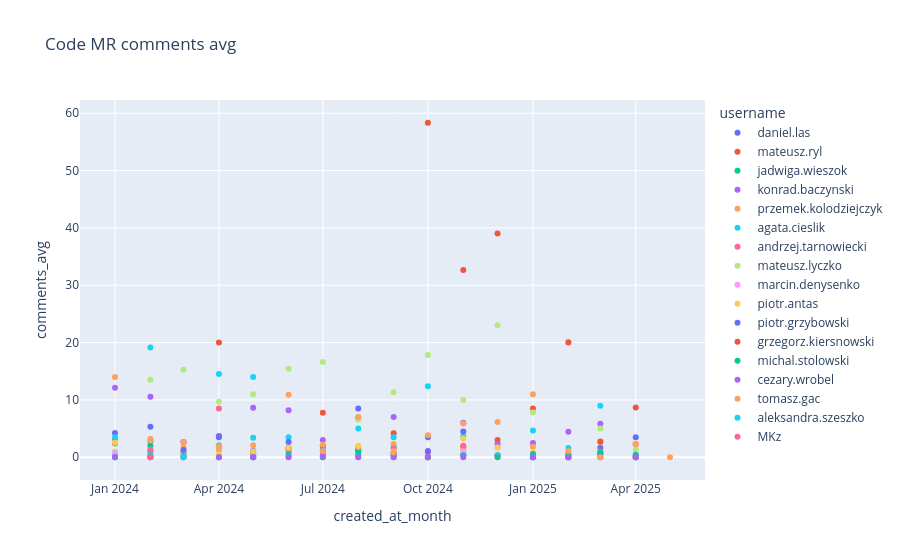

The cell this chart's notebook holds for it:
### Code cell
px.scatter(mrs_comments_by_user.where(f.col('project_type')=='code').toPandas(),x='created_at_month',y='comments_avg',color='username',title='Code MR comments avg',height=500)

### Figure 1 — Plotly figure (JSON) as saved in the notebook; plotly's stock layout.template omitted (floating-point values rounded to 4 significant figures)
{"data": [{"hovertemplate": "username=daniel.las<br>created_at_month=%{x}<br>comments_avg=%{y}<extra></extra>", "legendgroup": "daniel.las", "marker": {"color": "#636efa", "symbol": "circle"}, "mode": "markers", "name": "daniel.las", "orientation": "v", "showlegend": true, "type": "scatter", "x": ["2025-04-01T00:00:00", "2024-03-01T00:00:00", "2025-01-01T00:00:00", "2024-10-01T00:00:00", "2024-01-01T00:00:00", "2024-05-01T00:00:00", "2025-02-01T00:00:00", "2024-06-01T00:00:00", "2024-02-01T00:00:00", "2024-11-01T00:00:00", "2024-09-01T00:00:00", "2024-08-01T00:00:00", "2024-07-01T00:00:00", "2025-03-01T00:00:00", "2024-12-01T00:00:00", "2024-04-01T00:00:00"], "xaxis": "x", "y": [3.5, 2.667, 0, 3.5, 0, 1.091, 0, 1.6, 2.808, 0.5, 0.5, 1.067, 2, 1.64, 0.3636, 3.643], "yaxis": "y"}, {"hovertemplate": "username=mateusz.ryl<br>created_at_month=%{x}<br>comments_avg=%{y}<extra></extra>", "legendgroup": "mateusz.ryl", "marker": {"color": "#EF553B", "symbol": "circle"}, "mode": "markers", "name": "mateusz.ryl", "orientation": "v", "showlegend": true, "type": "scatter", "x": ["2025-02-01T00:00:00", "2025-01-01T00:00:00", "2024-11-01T00:00:00", "2024-12-01T00:00:00", "2024-07-01T00:00:00", "2024-04-01T00:00:00", "2024-02-01T00:00:00", "2024-08-01T00:00:00", "2024-10-01T00:00:00", "2024-01-01T00:00:00", "2025-04-01T00:00:00", "2025-03-01T00:00:00", "2024-09-01T00:00:00"], "xaxis": "x", "y": [0.4, 8.5, 1.8, 3, 7.75, 20, 1, 1.5, 0, 3, 0, 0.6667, 4.167], "yaxis": "y"}, {"hovertemplate": "username=jadwiga.wieszok<br>created_at_month=%{x}<br>comments_avg=%{y}<extra></extra>", "legendgroup": "jadwiga.wieszok", "marker": {"color": "#00cc96", "symbol": "circle"}, "mode": "markers", "name": "jadwiga.wieszok", "orientation": "v", "showlegend": true, "type": "scatter", "x": ["2024-06-01T00:00:00", "2024-09-01T00:00:00", "2024-05-01T00:00:00", "2024-01-01T00:00:00", "2024-10-01T00:00:00", "2024-02-01T00:00:00", "2024-08-01T00:00:00", "2024-07-01T00:00:00", "2024-04-01T00:00:00", "2024-03-01T00:00:00"], "xaxis": "x", "y": [1.556, 1.867, 0.5294, 2.417, 0, 2, 1.25, 1.938, 1.75, 0.6667], "yaxis": "y"}, {"hovertemplate": "username=konrad.baczynski<br>created_at_month=%{x}<br>comments_avg=%{y}<extra></extra>", "legendgroup": "konrad.baczynski", "marker": {"color": "#ab63fa", "symbol": "circle"}, "mode": "markers", "name": "konrad.baczynski", "orientation": "v", "showlegend": true, "type": "scatter", "x": ["2024-06-01T00:00:00", "2025-04-01T00:00:00", "2024-01-01T00:00:00", "2024-08-01T00:00:00", "2024-07-01T00:00:00", "2024-10-01T00:00:00", "2025-03-01T00:00:00", "2024-02-01T00:00:00", "2024-09-01T00:00:00", "2024-12-01T00:00:00", "2025-02-01T00:00:00", "2024-04-01T00:00:00", "2024-11-01T00:00:00", "2024-03-01T00:00:00", "2025-01-01T00:00:00", "2024-05-01T00:00:00"], "xaxis": "x", "y": [8.2, 2.25, 12.1, 6.857, 3, 1.091, 5.833, 10.57, 7, 2.333, 4.429, 3.727, 6, 0.8095, 2.5, 8.625], "yaxis": "y"}, {"hovertemplate": "username=przemek.kolodziejczyk<br>created_at_month=%{x}<br>comments_avg=%{y}<extra></extra>", "legendgroup": "przemek.kolodziejczyk", "marker": {"color": "#FFA15A", "symbol": "circle"}, "mode": "markers", "name": "przemek.kolodziejczyk", "orientation": "v", "showlegend": true, "type": "scatter", "x": ["2024-10-01T00:00:00", "2025-03-01T00:00:00", "2025-05-01T00:00:00", "2024-08-01T00:00:00", "2024-05-01T00:00:00", "2024-04-01T00:00:00", "2024-07-01T00:00:00", "2025-02-01T00:00:00", "2025-01-01T00:00:00", "2024-03-01T00:00:00", "2024-01-01T00:00:00", "2024-02-01T00:00:00", "2024-09-01T00:00:00", "2025-04-01T00:00:00", "2024-11-01T00:00:00", "2024-06-01T00:00:00", "2024-12-01T00:00:00"], "xaxis": "x", "y": [0.3056, 2.577, 0, 1.8, 0.7647, 1.208, 2.186, 0.617, 1.811, 1.708, 2.444, 3.022, 2.318, 2.3, 1.283, 1.237, 1.76], "yaxis": "y"}, {"hovertemplate": "username=agata.cieslik<br>created_at_month=%{x}<br>comments_avg=%{y}<extra></extra>", "legendgroup": "agata.cieslik", "marker": {"color": "#19d3f3", "symbol": "circle"}, "mode": "markers", "name": "agata.cieslik", "orientation": "v", "showlegend": true, "type": "scatter", "x": ["2025-01-01T00:00:00", "2024-06-01T00:00:00", "2024-07-01T00:00:00", "2024-10-01T00:00:00", "2025-03-01T00:00:00", "2025-04-01T00:00:00", "2024-09-01T00:00:00", "2024-05-01T00:00:00", "2024-04-01T00:00:00", "2025-02-01T00:00:00", "2024-11-01T00:00:00", "2024-08-01T00:00:00", "2024-02-01T00:00:00", "2024-03-01T00:00:00", "2024-12-01T00:00:00", "2024-01-01T00:00:00"], "xaxis": "x", "y": [4.667, 3.5, 1.25, 12.4, 9, 0, 3.5, 14, 2.083, 1.6, 3.667, 5, 0.5556, 1.111, 0.4, 0.75], "yaxis": "y"}, {"hovertemplate": "username=andrzej.tarnowiecki<br>created_at_month=%{x}<br>comments_avg=%{y}<extra></extra>", "legendgroup": "andrzej.tarnowiecki", "marker": {"color": "#FF6692", "symbol": "circle"}, "mode": "markers", "name": "andrzej.tarnowiecki", "orientation": "v", "showlegend": true, "type": "scatter", "x": ["2024-05-01T00:00:00", "2024-09-01T00:00:00", "2024-10-01T00:00:00", "2024-02-01T00:00:00", "2024-04-01T00:00:00", "2024-12-01T00:00:00", "2024-03-01T00:00:00", "2024-07-01T00:00:00", "2024-01-01T00:00:00", "2024-06-01T00:00:00", "2024-11-01T00:00:00", "2025-01-01T00:00:00", "2025-04-01T00:00:00", "2025-03-01T00:00:00"], "xaxis": "x", "y": [0.5714, 1.5, 0, 1.333, 8.5, 0.1389, 2.667, 0.5714, 0.8889, 1, 2, 0, 0.3333, 1], "yaxis": "y"}, {"hovertemplate": "username=mateusz.lyczko<br>created_at_month=%{x}<br>comments_avg=%{y}<extra></extra>", "legendgroup": "mateusz.lyczko", "marker": {"color": "#B6E880", "symbol": "circle"}, "mode": "markers", "name": "mateusz.lyczko", "orientation": "v", "showlegend": true, "type": "scatter", "x": ["2025-04-01T00:00:00", "2024-04-01T00:00:00", "2025-03-01T00:00:00", "2025-01-01T00:00:00", "2024-05-01T00:00:00", "2024-12-01T00:00:00", "2024-06-01T00:00:00", "2025-02-01T00:00:00", "2024-01-01T00:00:00", "2024-07-01T00:00:00", "2024-08-01T00:00:00", "2024-11-01T00:00:00", "2024-09-01T00:00:00", "2024-03-01T00:00:00", "2024-02-01T00:00:00", "2024-10-01T00:00:00"], "xaxis": "x", "y": [1.333, 9.667, 5, 7.8, 11, 23, 15.43, 20.2, 1, 16.6, 6.545, 10, 11.33, 15.25, 13.5, 17.83], "yaxis": "y"}, {"hovertemplate": "username=marcin.denysenko<br>created_at_month=%{x}<br>comments_avg=%{y}<extra></extra>", "legendgroup": "marcin.denysenko", "marker": {"color": "#FF97FF", "symbol": "circle"}, "mode": "markers", "name": "marcin.denysenko", "orientation": "v", "showlegend": true, "type": "scatter", "x": ["2025-03-01T00:00:00", "2025-02-01T00:00:00", "2024-03-01T00:00:00", "2024-07-01T00:00:00", "2025-04-01T00:00:00", "2024-04-01T00:00:00", "2024-11-01T00:00:00", "2024-10-01T00:00:00", "2024-09-01T00:00:00", "2025-01-01T00:00:00", "2024-02-01T00:00:00", "2024-08-01T00:00:00", "2024-01-01T00:00:00", "2024-05-01T00:00:00", "2024-06-01T00:00:00"], "xaxis": "x", "y": [0.6667, 0, 0, 0, 0, 0, 1, 0, 0, 0.06667, 0, 0, 0.7273, 0.1111, 0], "yaxis": "y"}, {"hovertemplate": "username=piotr.antas<br>created_at_month=%{x}<br>comments_avg=%{y}<extra></extra>", "legendgroup": "piotr.antas", "marker": {"color": "#FECB52", "symbol": "circle"}, "mode": "markers", "name": "piotr.antas", "orientation": "v", "showlegend": true, "type": "scatter", "x": ["2024-03-01T00:00:00", "2024-04-01T00:00:00", "2024-11-01T00:00:00", "2024-12-01T00:00:00", "2025-02-01T00:00:00", "2025-01-01T00:00:00", "2024-08-01T00:00:00", "2024-02-01T00:00:00", "2025-04-01T00:00:00", "2024-09-01T00:00:00", "2025-03-01T00:00:00", "2024-06-01T00:00:00", "2024-10-01T00:00:00", "2024-05-01T00:00:00", "2024-01-01T00:00:00"], "xaxis": "x", "y": [0.8, 0.5, 3.25, 1.667, 0, 0.8333, 2, 3, 0, 1, 0, 1.667, 0.5, 1, 2.667], "yaxis": "y"}, {"hovertemplate": "username=piotr.grzybowski<br>created_at_month=%{x}<br>comments_avg=%{y}<extra></extra>", "legendgroup": "piotr.grzybowski", "marker": {"color": "#636efa", "symbol": "circle"}, "mode": "markers", "name": "piotr.grzybowski", "orientation": "v", "showlegend": true, "type": "scatter", "x": ["2025-03-01T00:00:00", "2024-05-01T00:00:00", "2024-07-01T00:00:00", "2025-02-01T00:00:00", "2024-10-01T00:00:00", "2024-11-01T00:00:00", "2024-04-01T00:00:00", "2024-02-01T00:00:00", "2024-03-01T00:00:00", "2025-01-01T00:00:00", "2024-06-01T00:00:00", "2024-09-01T00:00:00", "2024-01-01T00:00:00", "2025-04-01T00:00:00", "2024-08-01T00:00:00"], "xaxis": "x", "y": [0.5, 0, 1.143, 0, 1, 4.5, 3.5, 5.333, 1.273, 0, 2.667, 0.7143, 4.25, 0, 8.5], "yaxis": "y"}, {"hovertemplate": "username=grzegorz.kiersnowski<br>created_at_month=%{x}<br>comments_avg=%{y}<extra></extra>", "legendgroup": "grzegorz.kiersnowski", "marker": {"color": "#EF553B", "symbol": "circle"}, "mode": "markers", "name": "grzegorz.kiersnowski", "orientation": "v", "showlegend": true, "type": "scatter", "x": ["2025-03-01T00:00:00", "2024-12-01T00:00:00", "2025-02-01T00:00:00", "2024-10-01T00:00:00", "2024-11-01T00:00:00", "2025-04-01T00:00:00"], "xaxis": "x", "y": [2.75, 39, 20, 58.33, 32.67, 8.667], "yaxis": "y"}, {"hovertemplate": "username=michal.stolowski<br>created_at_month=%{x}<br>comments_avg=%{y}<extra></extra>", "legendgroup": "michal.stolowski", "marker": {"color": "#00cc96", "symbol": "circle"}, "mode": "markers", "name": "michal.stolowski", "orientation": "v", "showlegend": true, "type": "scatter", "x": ["2024-12-01T00:00:00", "2025-03-01T00:00:00", "2024-01-01T00:00:00", "2024-09-01T00:00:00", "2024-03-01T00:00:00", "2024-10-01T00:00:00", "2024-08-01T00:00:00", "2024-11-01T00:00:00", "2024-02-01T00:00:00", "2025-04-01T00:00:00", "2024-05-01T00:00:00", "2025-02-01T00:00:00", "2024-04-01T00:00:00", "2024-06-01T00:00:00", "2025-01-01T00:00:00", "2024-07-01T00:00:00"], "xaxis": "x", "y": [0, 0.8333, 0.06667, 0.3333, 0.2222, 0, 0.5, 0.3333, 0.1429, 0.4286, 0, 0.5, 0, 0.5, 0.5882, 0], "yaxis": "y"}, {"hovertemplate": "username=cezary.wrobel<br>created_at_month=%{x}<br>comments_avg=%{y}<extra></extra>", "legendgroup": "cezary.wrobel", "marker": {"color": "#ab63fa", "symbol": "circle"}, "mode": "markers", "name": "cezary.wrobel", "orientation": "v", "showlegend": true, "type": "scatter", "x": ["2024-10-01T00:00:00", "2024-06-01T00:00:00", "2024-04-01T00:00:00", "2024-03-01T00:00:00", "2024-02-01T00:00:00", "2025-04-01T00:00:00", "2024-08-01T00:00:00", "2025-01-01T00:00:00", "2024-05-01T00:00:00", "2024-01-01T00:00:00", "2024-11-01T00:00:00", "2024-09-01T00:00:00", "2024-07-01T00:00:00", "2025-02-01T00:00:00", "2025-03-01T00:00:00"], "xaxis": "x", "y": [0.08333, 0, 0, 0, 0, 0, 0, 0, 0, 0, 0, 0, 0.2222, 0, 0], "yaxis": "y"}, {"hovertemplate": "username=tomasz.gac<br>created_at_month=%{x}<br>comments_avg=%{y}<extra></extra>", "legendgroup": "tomasz.gac", "marker": {"color": "#FFA15A", "symbol": "circle"}, "mode": "markers", "name": "tomasz.gac", "orientation": "v", "showlegend": true, "type": "scatter", "x": ["2025-01-01T00:00:00", "2024-08-01T00:00:00", "2024-10-01T00:00:00", "2024-05-01T00:00:00", "2024-06-01T00:00:00", "2024-04-01T00:00:00", "2024-12-01T00:00:00", "2024-01-01T00:00:00", "2024-02-01T00:00:00", "2025-02-01T00:00:00", "2025-04-01T00:00:00", "2025-03-01T00:00:00", "2024-07-01T00:00:00", "2024-03-01T00:00:00", "2024-09-01T00:00:00", "2024-11-01T00:00:00"], "xaxis": "x", "y": [11, 7, 3.857, 2.077, 10.89, 1.909, 6.143, 14, 3.2, 1.111, 2.333, 0, 1.083, 2.667, 0.8462, 5.875], "yaxis": "y"}, {"hovertemplate": "username=aleksandra.szeszko<br>created_at_month=%{x}<br>comments_avg=%{y}<extra></extra>", "legendgroup": "aleksandra.szeszko", "marker": {"color": "#19d3f3", "symbol": "circle"}, "mode": "markers", "name": "aleksandra.szeszko", "orientation": "v", "showlegend": true, "type": "scatter", "x": ["2024-03-01T00:00:00", "2024-05-01T00:00:00", "2024-02-01T00:00:00", "2024-04-01T00:00:00", "2024-01-01T00:00:00"], "xaxis": "x", "y": [0, 3.4, 19.12, 14.5, 3.5], "yaxis": "y"}, {"hovertemplate": "username=MKz<br>created_at_month=%{x}<br>comments_avg=%{y}<extra></extra>", "legendgroup": "MKz", "marker": {"color": "#FF6692", "symbol": "circle"}, "mode": "markers", "name": "MKz", "orientation": "v", "showlegend": true, "type": "scatter", "x": ["2024-02-01T00:00:00"], "xaxis": "x", "y": [0], "yaxis": "y"}], "layout": {"autosize": true, "legend": {"title": {"text": "username"}, "tracegroupgap": 0}, "title": {"text": "Code MR comments avg"}, "xaxis": {"anchor": "y", "autorange": true, "domain": [0, 1], "range": ["2023-12-03 10:08:58.3178", "2025-05-29 13:51:01.6822"], "title": {"text": "created_at_month"}, "type": "date"}, "yaxis": {"anchor": "x", "autorange": true, "domain": [0, 1], "range": [-4.107, 62.44], "title": {"text": "comments_avg"}, "type": "linear"}}}
